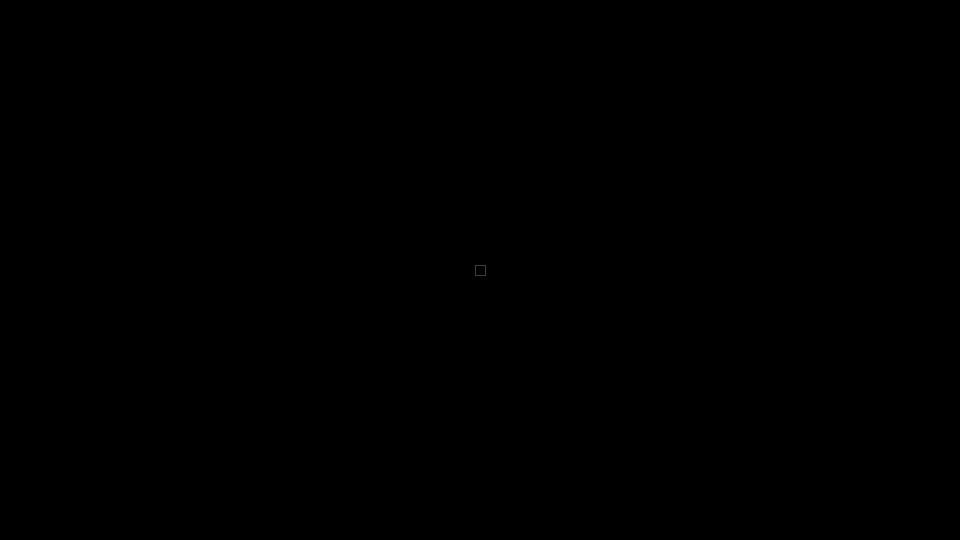
Frame 1 (no input)
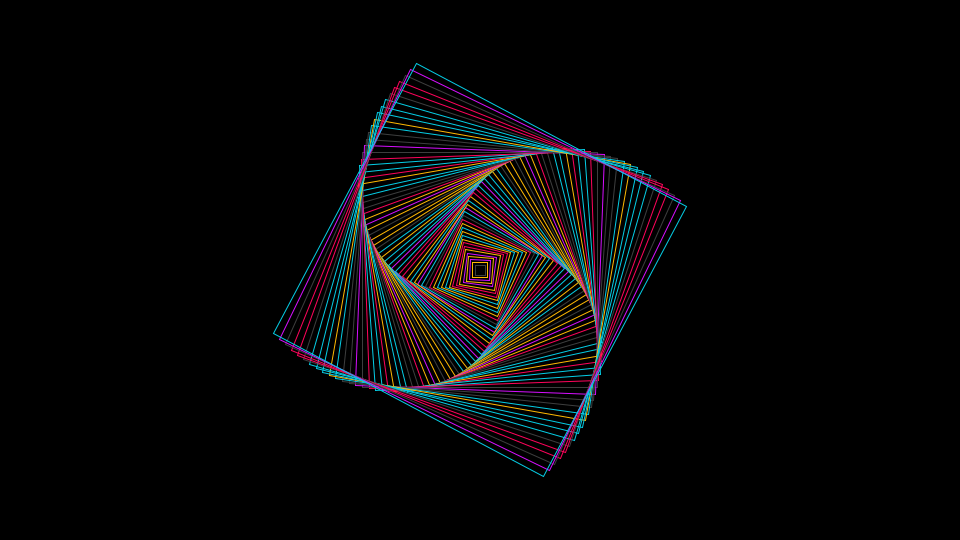
Frame 60 (the mouse pressed at the canvas centre just before this capture)
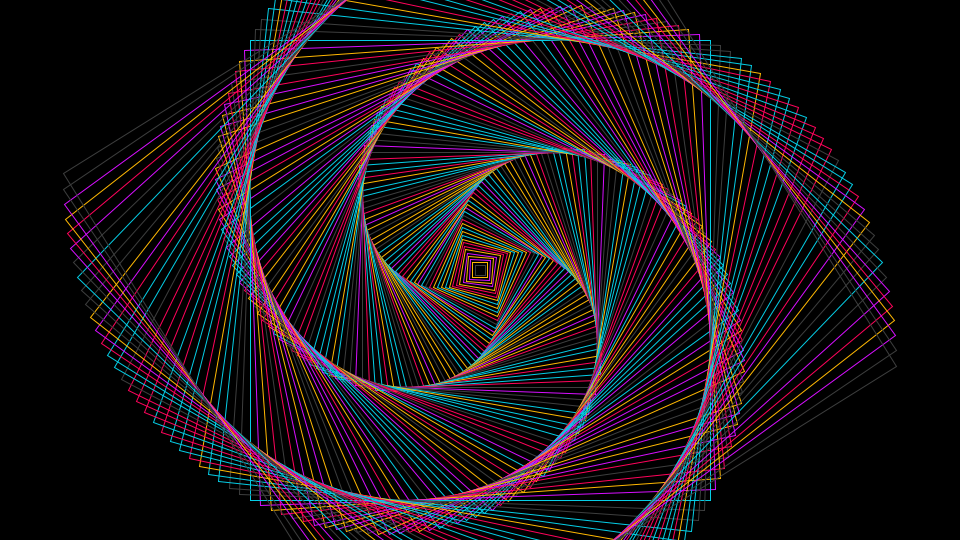
Frame 120 (the mouse held since frame 60 and released just before this capture)

The Processing sketch that drew these frames (run headless with seeded random() and noise(); from frame 60 on, the mouse is pressed at the canvas centre):

// Processing sketch: Rotating_Space
// ── Rotating_Space.pde
float angle = 0;
float side = 10;
color colour;
int direction = 1;
float growthRate = 0.1;

void setup()
{
  size(960, 540);
  smooth();
  background(0);
  //stroke(255);
  strokeWeight(1);
  noFill();
  rectMode(CENTER);
}

void draw()
{
  translate(width/2, height/2);
  
  int colorSeed = (int)random(1, 6);
  
  if(colorSeed == 1) colour = color(#05CDE5);
  if(colorSeed == 2) colour = color(#FFB803);
  if(colorSeed == 3) colour = color(#FF035B);
  if(colorSeed == 4) colour = color(#3D3E3E);
  if(colorSeed == 5) colour = color(#D60FFF);
  
  stroke(colour);
  
  rotate(radians(angle));
  rect(0, 0, side, side);
  
  if(side > width || side < 0)
  {
    direction = -direction;
    growthRate += 0.01;
  }
  
  angle += 20*direction*growthRate;
  side += 50*direction*growthRate;
}
